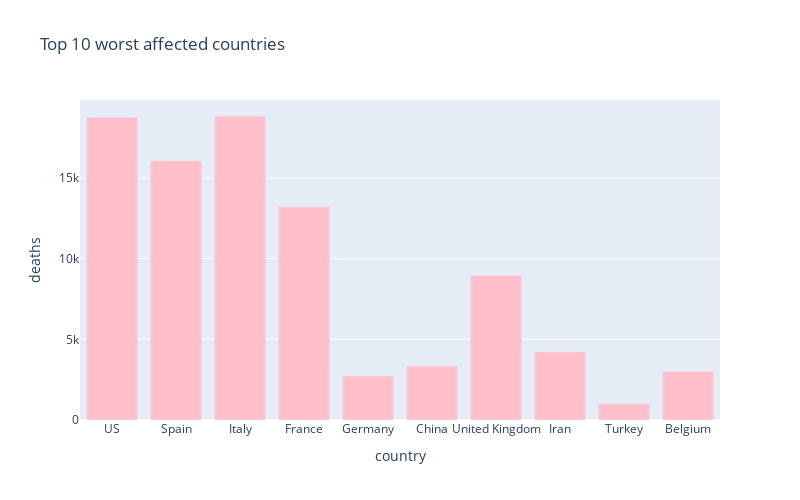

The notebook cell saved with this chart:
### Markdown cell above
## 10 worst hit countries - Death cases

### Code cell
px.bar(
    sorted_country_df.head(10),
    x = "country",
    y = "deaths",
    title= "Top 10 worst affected countries", # the axis names
    color_discrete_sequence=["pink"], 
    height=500,
    width=800
)

### Figure 1 — Plotly figure (JSON) as saved in the notebook; plotly's stock layout.template omitted (floating-point values rounded to 4 significant figures)
{"data": [{"alignmentgroup": "True", "hoverlabel": {"namelength": 0}, "hovertemplate": "country=%{x}<br>deaths=%{y}", "legendgroup": "", "marker": {"color": "pink"}, "name": "", "offsetgroup": "", "orientation": "v", "showlegend": false, "textposition": "auto", "type": "bar", "x": ["US", "Spain", "Italy", "France", "Germany", "China", "United Kingdom", "Iran", "Turkey", "Belgium"], "xaxis": "x", "y": [18777, 16081, 18849, 13215, 2736, 3343, 8974, 4232, 1006, 3019], "yaxis": "y"}], "layout": {"barmode": "relative", "height": 500, "legend": {"tracegroupgap": 0}, "title": {"text": "Top 10 worst affected countries"}, "width": 800, "xaxis": {"anchor": "y", "domain": [0, 1], "title": {"text": "country"}}, "yaxis": {"anchor": "x", "domain": [0, 1], "title": {"text": "deaths"}}}}
